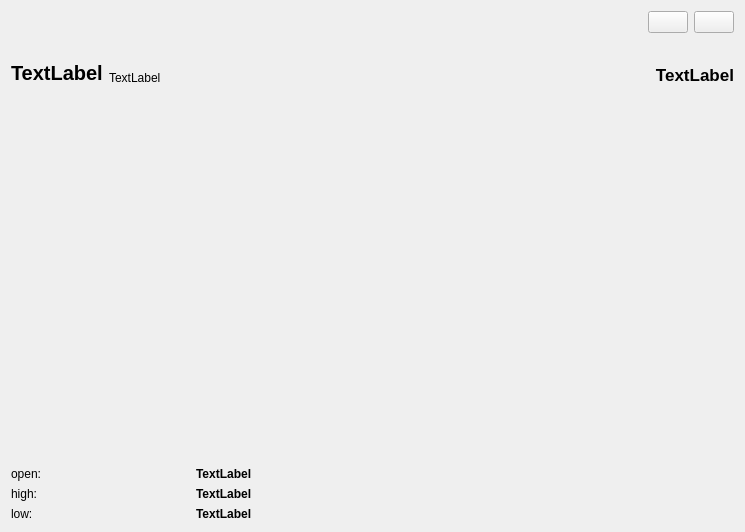
<?xml version="1.0" encoding="UTF-8"?>
<ui version="4.0">
 <class>Form</class>
 <widget class="QWidget" name="Form">
  <property name="geometry">
   <rect>
    <x>0</x>
    <y>0</y>
    <width>745</width>
    <height>532</height>
   </rect>
  </property>
  <property name="windowTitle">
   <string>Form</string>
  </property>
  <layout class="QVBoxLayout" name="verticalLayout" stretch="1,5,0">
   <item>
    <layout class="QGridLayout" name="gridLayout" rowstretch="1,3" rowminimumheight="0,0">
     <item row="1" column="0">
      <widget class="QLabel" name="symbol">
       <property name="font">
        <font>
         <pointsize>15</pointsize>
         <weight>75</weight>
         <bold>true</bold>
        </font>
       </property>
       <property name="text">
        <string>TextLabel</string>
       </property>
       <property name="alignment">
        <set>Qt::AlignBottom|Qt::AlignLeading|Qt::AlignLeft</set>
       </property>
      </widget>
     </item>
     <item row="1" column="3">
      <widget class="QLabel" name="p_close">
       <property name="font">
        <font>
         <pointsize>13</pointsize>
         <weight>75</weight>
         <bold>true</bold>
        </font>
       </property>
       <property name="text">
        <string>TextLabel</string>
       </property>
       <property name="alignment">
        <set>Qt::AlignBottom|Qt::AlignRight|Qt::AlignTrailing</set>
       </property>
      </widget>
     </item>
     <item row="1" column="2">
      <spacer name="horizontalSpacer">
       <property name="orientation">
        <enum>Qt::Horizontal</enum>
       </property>
       <property name="sizeHint" stdset="0">
        <size>
         <width>40</width>
         <height>20</height>
        </size>
       </property>
      </spacer>
     </item>
     <item row="1" column="1">
      <widget class="QLabel" name="name">
       <property name="font">
        <font>
         <pointsize>9</pointsize>
        </font>
       </property>
       <property name="text">
        <string>TextLabel</string>
       </property>
       <property name="alignment">
        <set>Qt::AlignBottom|Qt::AlignLeading|Qt::AlignLeft</set>
       </property>
      </widget>
     </item>
     <item row="0" column="3">
      <layout class="QHBoxLayout" name="horizontalLayout">
       <item>
        <widget class="QPushButton" name="set_chosen">
         <property name="text">
          <string/>
         </property>
        </widget>
       </item>
       <item>
        <widget class="QPushButton" name="download">
         <property name="text">
          <string/>
         </property>
        </widget>
       </item>
      </layout>
     </item>
    </layout>
   </item>
   <item>
    <widget class="QWidget" name="widget_graph" native="true">
     <layout class="QVBoxLayout" name="verticalLayout_2"/>
    </widget>
   </item>
   <item>
    <layout class="QGridLayout" name="gridLayout_2" columnstretch="1,3">
     <item row="1" column="1">
      <widget class="QLabel" name="p_high">
       <property name="font">
        <font>
         <weight>75</weight>
         <bold>true</bold>
        </font>
       </property>
       <property name="text">
        <string>TextLabel</string>
       </property>
      </widget>
     </item>
     <item row="2" column="1">
      <widget class="QLabel" name="p_low">
       <property name="font">
        <font>
         <weight>75</weight>
         <bold>true</bold>
        </font>
       </property>
       <property name="text">
        <string>TextLabel</string>
       </property>
      </widget>
     </item>
     <item row="0" column="1">
      <widget class="QLabel" name="p_open">
       <property name="font">
        <font>
         <weight>75</weight>
         <bold>true</bold>
        </font>
       </property>
       <property name="text">
        <string>TextLabel</string>
       </property>
      </widget>
     </item>
     <item row="0" column="0">
      <widget class="QLabel" name="label">
       <property name="text">
        <string>open:</string>
       </property>
      </widget>
     </item>
     <item row="1" column="0">
      <widget class="QLabel" name="label_2">
       <property name="text">
        <string>high:</string>
       </property>
      </widget>
     </item>
     <item row="2" column="0">
      <widget class="QLabel" name="label_3">
       <property name="text">
        <string>low:</string>
       </property>
      </widget>
     </item>
    </layout>
   </item>
  </layout>
 </widget>
 <resources/>
 <connections/>
</ui>
